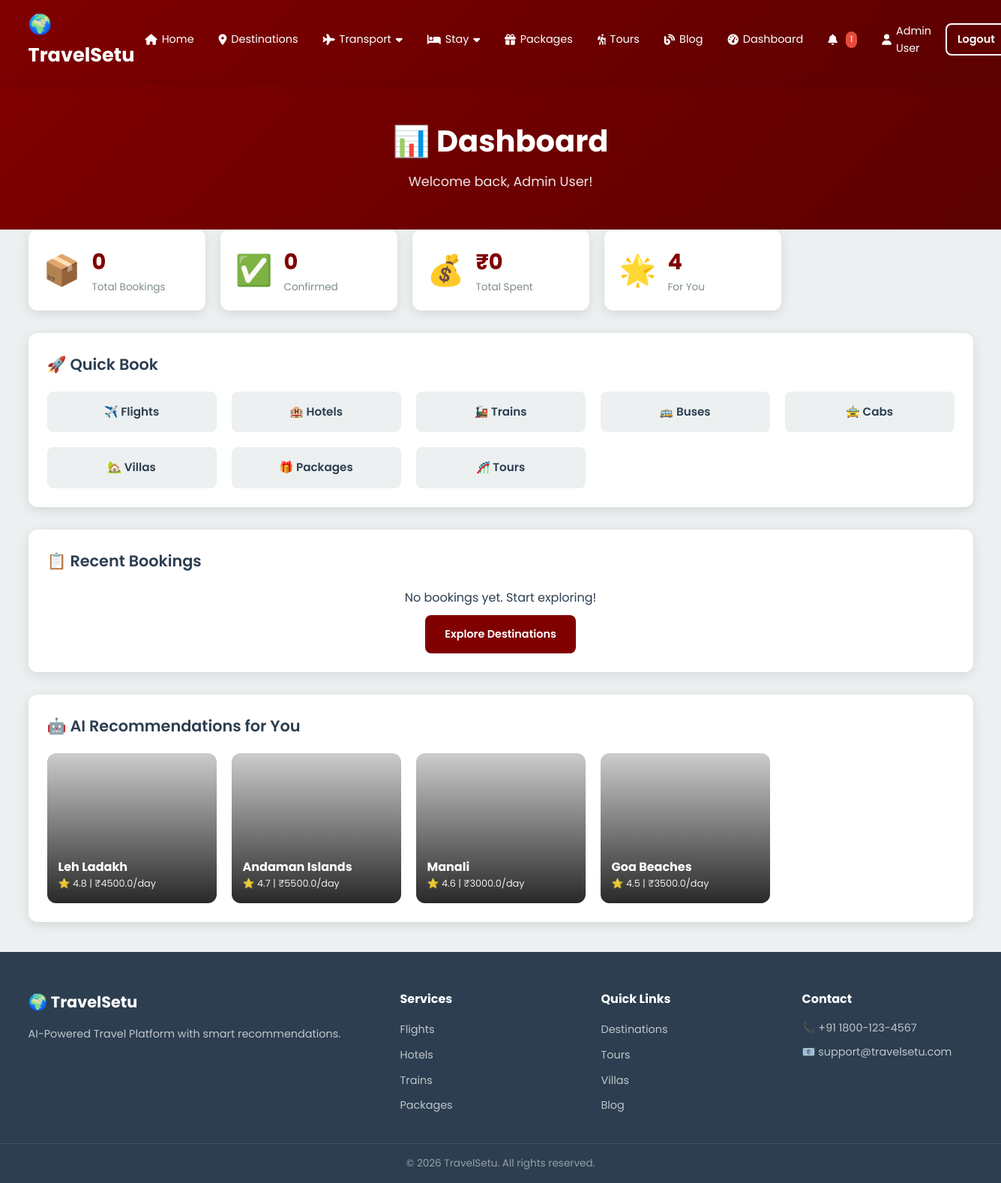
The app's page /dashboard (signed in) with its own data.
### app.py (models this page shows, shortened)
class User(UserMixin, db.Model):
    __tablename__ = 'users'
    id = db.Column(db.Integer, primary_key=True)
    username = db.Column(db.String(80), unique=True, nullable=False)
    email = db.Column(db.String(120), unique=True, nullable=False)
    password_hash = db.Column(db.String(256), nullable=False)
    full_name = db.Column(db.String(100))
    phone = db.Column(db.String(15))
    role = db.Column(db.String(20), default='user')
    is_verified = db.Column(db.Boolean, default=True)
    is_active_user = db.Column(db.Boolean, default=True)
    created_at = db.Column(db.DateTime, default=datetime.utcnow)
    preferences = db.Column(db.String(500), default='beaches,adventure')
    bookings = db.relationship('Booking', backref='user', lazy=True)
    reviews = db.relationship('Review', backref='user', lazy=True)

class Destination(db.Model):
    __tablename__ = 'destinations'
    id = db.Column(db.Integer, primary_key=True)
    name = db.Column(db.String(150), nullable=False)
    description = db.Column(db.Text)
    category = db.Column(db.String(50))
    location = db.Column(db.String(150))
    latitude = db.Column(db.Float, default=20.5937)
    longitude = db.Column(db.Float, default=78.9629)
    price_per_day = db.Column(db.Float, default=0)
    best_season = db.Column(db.String(50))
    image_url = db.Column(db.String(300))
    rating = db.Column(db.Float, default=4.0)
    total_visits = db.Column(db.Integer, default=0)
    created_at = db.Column(db.DateTime, default=datetime.utcnow)
    bookings = db.relationship('Booking', backref='destination', lazy=True)
    reviews = db.relationship('Review', backref='destination', lazy=True)

### app.py (the view)
@app.route('/dashboard')
@login_required
def dashboard():
    user_bookings = Booking.query.filter_by(user_id=current_user.id).order_by(
        Booking.created_at.desc()).limit(10).all()
    recommendations = get_ai_recommendations(current_user.id, 4)
    total_bookings = Booking.query.filter_by(user_id=current_user.id).count()
    confirmed_bookings = Booking.query.filter_by(
        user_id=current_user.id, status='confirmed').count()
    total_spent = db.session.query(db.func.sum(Booking.total_price)).filter_by(
        user_id=current_user.id, status='confirmed').scalar() or 0
    return render_template('dashboard.html',
                           bookings=user_bookings,
                           recommendations=recommendations,
                           total_bookings=total_bookings,
                           confirmed_bookings=confirmed_bookings,
                           total_spent=total_spent)

### app.py (called while the page is built)
@login_manager.user_loader
def load_user(user_id):
    return User.query.get(int(user_id))

def get_ai_recommendations(user_id, limit=6):
    user = User.query.get(user_id)
    if not user:
        return Destination.query.order_by(Destination.rating.desc()).limit(limit).all()
    prefs = user.preferences.lower() if user.preferences else 'beaches,adventure'
    pref_list = [p.strip() for p in prefs.split(',')]
    all_dests = Destination.query.all()
    scored = []
    for dest in all_dests:
        score = 0
        cat = dest.category.lower() if dest.category else ''
        desc = dest.description.lower() if dest.description else ''
        for pref in pref_list:
            if pref in cat:
                score += 10
            if pref in desc:
                score += 5
        score += dest.rating * 2
        scored.append((dest, score))
    scored.sort(key=lambda x: x[1], reverse=True)
    return [item[0] for item in scored[:limit]]

def get_destination_image(destination, width=800, height=600):
    category_images = {
        'beaches': f'https://picsum.photos/seed/beach{destination.id}/{width}/{height}',
        'adventure': f'https://picsum.photos/seed/mountain{destination.id}/{width}/{height}',
        'religious': f'https://picsum.photos/seed/temple{destination.id}/{width}/{height}',
        'heritage': f'https://picsum.photos/seed/palace{destination.id}/{width}/{height}',
    }
    cat = destination.category.lower() if destination.category else 'beaches'
    return category_images.get(cat, category_images['beaches'])

@app.context_processor
def inject_globals():
    unread_count = 0
    if current_user.is_authenticated:
        unread_count = Notification.query.filter_by(
            user_id=current_user.id, is_read=False).count()
    return {
        'unread_notifications': unread_count,
        'current_year': datetime.now().year,
        'all_categories': ['adventure', 'religious', 'beaches', 'heritage'],
        'get_destination_image': get_destination_image,
    }

### templates/dashboard.html
{% extends "base.html" %}
{% block content %}
<div class="page-header">
    <h1>📊 Dashboard</h1>
    <p>Welcome back, {{ current_user.full_name }}!</p>
</div>
<div class="container">
    <div class="grid grid-4 mb-30">
        <div class="stat-card">
            <div class="stat-icon">📦</div>
            <div class="stat-info">
                <h3>{{ total_bookings }}</h3>
                <p>Total Bookings</p>
            </div>
        </div>
        <div class="stat-card">
            <div class="stat-icon">✅</div>
            <div class="stat-info">
                <h3>{{ confirmed_bookings }}</h3>
                <p>Confirmed</p>
            </div>
        </div>
        <div class="stat-card">
            <div class="stat-icon">💰</div>
            <div class="stat-info">
                <h3>₹{{ "%.0f"|format(total_spent) }}</h3>
                <p>Total Spent</p>
            </div>
        </div>
        <div class="stat-card">
            <div class="stat-icon">🌟</div>
            <div class="stat-info">
                <h3>{{ recommendations|length }}</h3>
                <p>For You</p>
            </div>
        </div>
    </div>
    <div class="card mb-30">
        <h2 class="card-title">🚀 Quick Book</h2>
        <div class="grid grid-4">
            <a href="{{ url_for('flights') }}" class="quick-action">✈️ Flights</a>
            <a href="{{ url_for('hotels') }}" class="quick-action">🏨 Hotels</a>
            <a href="{{ url_for('trains') }}" class="quick-action">🚂 Trains</a>
            <a href="{{ url_for('buses') }}" class="quick-action">🚌 Buses</a>
            <a href="{{ url_for('cabs') }}" class="quick-action">🚖 Cabs</a>
            <a href="{{ url_for('villas') }}" class="quick-action">🏡 Villas</a>
            <a href="{{ url_for('packages') }}" class="quick-action">🎁 Packages</a>
            <a href="{{ url_for('tours') }}" class="quick-action">🎢 Tours</a>
        </div>
    </div>
    <div class="card mb-30">
        <h2 class="card-title">📋 Recent Bookings</h2>
        {% if bookings %}
        <div class="table-responsive">
            <table class="table">
                <thead>
                    <tr>
                        <th>Ref</th>
                        <th>Type</th>
                        <th>Details</th>
                        <th>Amount</th>
                        <th>Status</th>
                        <th>Action</th>
                    </tr>
                </thead>
                <tbody>
                    {% for b in bookings %}
                    <tr>
                        <td><strong>{{ b.booking_ref or b.id }}</strong></td>
                        <td>
                            <span class="type-badge type-{{ b.booking_type }}">
                                {{ b.booking_type|upper }}
                            </span>
                        </td>
                        <td>{{ b.details or (b.destination.name if b.destination else 'N/A') }}</td>
                        <td><strong>₹{{ "%.0f"|format(b.total_price) }}</strong></td>
                        <td>
                            <span class="status-badge status-{{ b.status }}">
                                {{ b.status|upper }}
                            </span>
                        </td>
                        <td>
                            {% if b.status == 'pending' %}
                                <a href="{{ url_for('payment_page', booking_id=b.id) }}" class="btn btn-sm btn-gold">Pay</a>
                                <a href="{{ url_for('cancel_booking', booking_id=b.id) }}" class="btn btn-sm btn-outline">Cancel</a>
                            {% elif b.status == 'confirmed' %}
                                <a href="{{ url_for('cancel_booking', booking_id=b.id) }}" class="btn btn-sm btn-outline">Cancel</a>
                            {% else %}
                                <span class="text-muted">-</span>
                            {% endif %}
                        </td>
                    </tr>
                    {% endfor %}
                </tbody>
            </table>
        </div>
        {% else %}
        <div class="text-center">
            <p>No bookings yet. Start exploring!</p>
            <a href="{{ url_for('destinations') }}" class="btn btn-primary mt-10">Explore Destinations</a>
        </div>
        {% endif %}
    </div>
    {% if recommendations %}
    <div class="card">
        <h2 class="card-title">🤖 AI Recommendations for You</h2>
        <div class="grid grid-4">
            {% for dest in recommendations %}
            <a href="{{ url_for('destination_detail', id=dest.id) }}" class="dest-card-mini">
                <img src="{{ get_destination_image(dest, 400, 250) }}" alt="{{ dest.name }}">
                <div class="dest-overlay">
                    <h4>{{ dest.name }}</h4>
                    <p>⭐ {{ dest.rating }} | ₹{{ dest.price_per_day }}/day</p>
                </div>
            </a>
            {% endfor %}
        </div>
    </div>
    {% endif %}
</div>
{% endblock %}

### templates/base.html (shortened to what this page needs)
<!DOCTYPE html>
<html lang="en">
<head>
    <link rel="stylesheet" href="{{ url_for('static', filename='style.css') }}">
    <link rel="stylesheet" href="https://cdnjs.cloudflare.com/ajax/libs/font-awesome/6.4.0/css/all.min.css">
</head>
<body>
<nav class="navbar">
    <div class="nav-container">
        <a href="{{ url_for('index') }}" class="logo">🌍 TravelSetu</a>
        <ul class="nav-menu" id="navMenu">
            <li><a href="{{ url_for('index') }}"><i class="fas fa-home"></i> Home</a></li>
            <li><a href="{{ url_for('destinations') }}"><i class="fas fa-map-marker-alt"></i> Destinations</a></li>
            <li class="dropdown">
                <a href="#"><i class="fas fa-plane"></i> Transport <i class="fas fa-caret-down"></i></a>
            </li>
            <li class="dropdown">
                <a href="#"><i class="fas fa-bed"></i> Stay <i class="fas fa-caret-down"></i></a>
            </li>
            <li><a href="{{ url_for('packages') }}"><i class="fas fa-gift"></i> Packages</a></li>
            <li><a href="{{ url_for('tours') }}"><i class="fas fa-hiking"></i> Tours</a></li>
            <li><a href="{{ url_for('blog') }}"><i class="fas fa-blog"></i> Blog</a></li>
            {% if current_user.is_authenticated %}
                <li><a href="{{ url_for('dashboard') }}"><i class="fas fa-tachometer-alt"></i> Dashboard</a></li>
                <li>
                    <a href="{{ url_for('notifications') }}">
                        <i class="fas fa-bell"></i>
                        {% if unread_notifications > 0 %}
                            <span class="badge">{{ unread_notifications }}</span>
                        {% endif %}
                    </a>
                </li>
                <li><a href="{{ url_for('profile') }}"><i class="fas fa-user"></i> {{ current_user.full_name }}</a></li>
                <li><a href="{{ url_for('logout') }}" class="btn btn-outline-light btn-sm">Logout</a></li>
            {% else %}
                <li><a href="{{ url_for('login') }}" class="btn btn-outline-light btn-sm">Login</a></li>
                <li><a href="{{ url_for('register') }}" class="btn btn-gold btn-sm">Register</a></li>
            {% endif %}
        </ul>
    </div>
</nav>
<main class="main-content">
    {% block content %}{% endblock %}
</main>
<footer class="footer">
    <div class="footer-container">
        <div class="footer-section">
            <h3>🌍 TravelSetu</h3>
            <p>AI-Powered Travel Platform with smart recommendations.</p>
        </div>
        <div class="footer-section">
            <h4>Services</h4>
            <ul>
                <li><a href="{{ url_for('flights') }}">Flights</a></li>
                <li><a href="{{ url_for('hotels') }}">Hotels</a></li>
                <li><a href="{{ url_for('trains') }}">Trains</a></li>
                <li><a href="{{ url_for('packages') }}">Packages</a></li>
            </ul>
        </div>
        <div class="footer-section">
            <h4>Quick Links</h4>
            <ul>
                <li><a href="{{ url_for('destinations') }}">Destinations</a></li>
                <li><a href="{{ url_for('tours') }}">Tours</a></li>
                <li><a href="{{ url_for('villas') }}">Villas</a></li>
                <li><a href="{{ url_for('blog') }}">Blog</a></li>
            </ul>
        </div>
        <div class="footer-section">
            <h4>Contact</h4>
            <p>📞 +91 1800-123-4567</p>
            <p>📧 support@travelsetu.com</p>
        </div>
    </div>
    <div class="footer-bottom">
        <p>&copy; {{ current_year }} TravelSetu. All rights reserved.</p>
    </div>
</footer>
</body>
</html>

### records on screen
User: full_name "Admin User"
Destination: name "Leh Ladakh", rating "4.8", price_per_day "4500.0"
Destination: name "Andaman Islands", rating "4.7", price_per_day "5500.0"
Destination: name "Manali", rating "4.6", price_per_day "3000.0"
Destination: name "Goa Beaches", rating "4.5", price_per_day "3500.0"

### other values on screen
{{ unread_notifications }} "1"
{{ total_bookings }} "0"
{{ confirmed_bookings }} "0"
{{ "%.0f"|format(total_spent) }} "0"
{{ recommendations|length }} "4"
